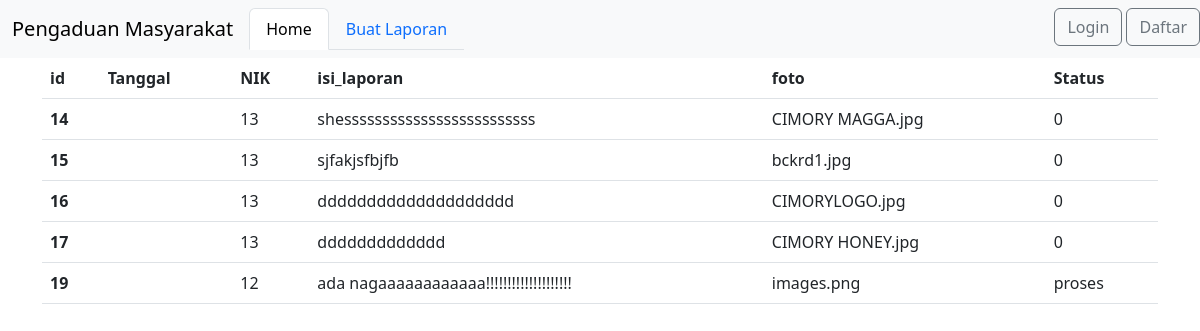
The app's page /home.php with its own data.
### tables this page shows
CREATE TABLE `pengaduan` (
  `id_pengaduan` int(11) NOT NULL,
  `tgl_pengaduan` date NOT NULL,
  `nik` varchar(11) NOT NULL,
  `isi_laporan` text NOT NULL,
  `foto` varchar(255) NOT NULL,
  `status` enum('0','proses','selesai') NOT NULL
);

### home.php (the view, shortened to what this page needs)
<?php
  $koneksi = new PDO("mysql:host=localhost;dbname=pengaduanmasyarakat","root","");
  $query = $koneksi->query("select * from pengaduan");
  $data = $query->fetchAll();
?>
<!DOCTYPE html>
<html lang="en">
<head>
    <link rel="stylesheet" href="bs/bs2/bs1/css/bootstrap.min.css">
</head>
<body>
<nav class="navbar navbar-expand-lg bg-body-tertiary" >
  <div class="container-fluid">
    <a class="navbar-brand" href="#">Pengaduan Masyarakat</a>
    <div class="collapse navbar-collapse" id="navbarNav">
      <ul class="nav nav-tabs">
        <li class="nav-item">
          <a class="nav-link active" aria-current="page" href="#">Home</a>
        </li>
        <li class="nav-item">
          <a class="nav-link" href="laporan.php">Buat Laporan</a>
        </li>
        <div class="position-absolute top-5 end-0">
          <a href="Login.php" class="btn btn-outline-secondary" role="button" data-bs-toggle="button">Login</a>
          <a href="Daftar.php" class="btn btn-outline-secondary" role="button" data-bs-toggle="button">Daftar</a>
        </div>
      </ul>
    </div>
  </div>
</nav>
<div class="container">
    <table class="table">
  <thead>
    <tr>
      <th scope="col">id</th>
      <th scope="col">Tanggal</th>
      <th scope="col">NIK</th>
      <th scope="col">isi_laporan</th>
      <th scope="col">foto</th>
      <th scope="col">Status</th>
    </tr>
  </thead>
  <tbody>
    <?php foreach ($data as $pengaduan){ ?>
    <tr>
      <th scope="row"><?= $pengaduan ['id_pengaduan']?></th>
      <td><?= $pengaduan ['tgl__pengaduan']?></td>
      <td><?= $pengaduan ['nik']?></td>
      <td><?= $pengaduan ['isi_laporan']?></td>
      <td><?= $pengaduan ['foto']?></td>
      <td><?= $pengaduan ['status']?></td>
    </tr>
   <?php  }?>
  </tbody>
</table>
</div>
</body>
</html>

### records on screen
pengaduan: id_pengaduan "14", nik "13", isi_laporan "shesssssssssssssssssssssssss", foto "CIMORY MAGGA.jpg", status "0"
pengaduan: id_pengaduan "15", nik "13", isi_laporan "sjfakjsfbjfb", foto "bckrd1.jpg", status "0"
pengaduan: id_pengaduan "16", nik "13", isi_laporan "dddddddddddddddddddd", foto "CIMORYLOGO.jpg", status "0"
pengaduan: id_pengaduan "17", nik "13", isi_laporan "ddddddddddddd", foto "CIMORY HONEY.jpg", status "0"
pengaduan: id_pengaduan "19", nik "12", isi_laporan "ada nagaaaaaaaaaaaa!!!!!!!!!!!!!!!!!!!!", foto "images.png", status "proses"
